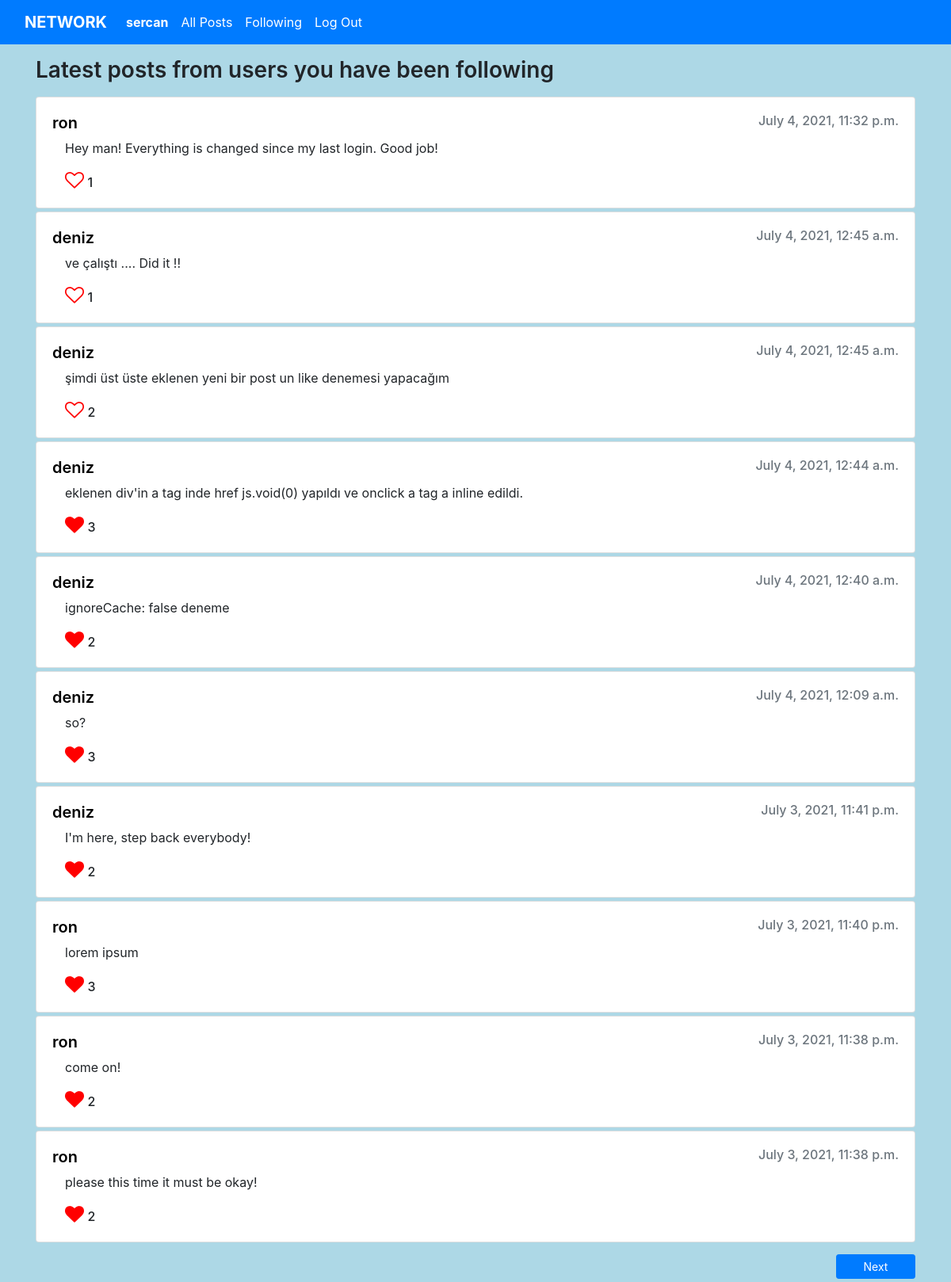
Page /following (signed in) on the committed database.
### network/models.py (models this page shows)
class User(AbstractUser):
    pass

class Post(models.Model):
    user = models.ForeignKey(User, on_delete=models.CASCADE)
    content = models.CharField(max_length=200)
    created = models.DateTimeField(default=datetime.now())
    updated = models.DateTimeField(default=datetime.now())

### network/views.py (the view)
# urls.py: path("following", views.following, name="following"),
@login_required
def following(request, page=1):
    user = request.user
    start = 0
    end = 0
    previous = 0
    if page == 1:
        start = 0
        end = 10
    else:
        end = page * 10
        start = end - 10
        previous = page - 1
    userFollowingUser_ids = Follow.objects.filter(user_id = user.id).values_list('followedUser', flat=True)
    followingsPosts = Post.objects.filter(user_id__in = userFollowingUser_ids).order_by('created').reverse()[start:end]
    postLikesTotal = {}
    userLikes = {}
    for p in followingsPosts:
        likes = Like.objects.filter(post_id = p.id)
        if likes:
            postLikesTotal[p.id] = len(likes)
        else:
            postLikesTotal[p.id] = 0
        userLike = Like.objects.filter(user_id = user.id).filter(post_id = p.id)
        if userLike:
            userLikes[p.id] = True
        else:
            userLikes[p.id] = False
    return render(request, "network/following.html", {
        "posts": followingsPosts,
        "postLikesTotal": postLikesTotal,
        "userLikes": userLikes,
        "next": page + 1,
        "previous": previous,
    })

### network/views.py (called while the page is built)
@register.filter
def get_item(dictionary, key):
    return dictionary.get(key)

### network/templates/network/following.html (shortened to what this page needs)
{% extends "network/layout.html" %}
{% load static %}
{% block body %}
{% if posts %}
<h3 class="mb-3 mt-3" style="font-weight: 600;">Latest posts from users you have been following</h3>
<section id="latestPostsSection">
    {% for p in posts %}
    <div class="card mb-1">
        <div class="card-body">
            <div style="display: flex; justify-content: space-between; vertical-align: middle;">
                <a href="{% url 'profile' p.user.id %}" style="text-decoration: none; color: black; margin: 0px; vertical-align: middle;">
                    <h5 class="card-title" style="font-weight: 600; margin: 0px;">{{ p.user.username }}</h5>
                </a>
                <h6 class="card-subtitle mb-2 text-muted" style="margin: 0px !important;">{{ p.created }}</h6>
            </div>
        <p class="card-text ml-3 mt-2">{{ p.content }}</p>
        <a href="javascript:void(0)" class="card-link ml-3">
            {% if userLikes|get_item:p.id %}
            <i class="fa fa-heart like" style="font-size:24px; color:red" data-postid="{{ p.id }}"></i>
            {% else %}
            <i class="fa fa-heart-o like" style="font-size:24px; color:red" data-postid="{{ p.id }}"></i>
            {% endif %}
            </a>
            {% if postLikesTotal|length > 0 %}
                <p style="font-weight: 500; display: inline;" id="{{ p.id }}">{{ postLikesTotal|get_item:p.id }}</p>
            {%endif%}
        </div>
    </div>
    {% endfor %}
</section>
<div style="margin-top: 15px; margin-bottom: 50px;">
    {% if not posts|length < 10 %}
    <a href="{% url 'following' next %}" class="btn btn-sm btn-primary" style="width: 100px; float:right;">Next</a>
    {% endif %}
</div>
{% else %}
  <div>No posts.</div>
{% endif %}
{% endblock %}

### network/templates/network/layout.html (shortened to what this page needs)
{% load static %}
<!DOCTYPE html>
<html lang="en">
    <head>
        <link rel="stylesheet" href="https://stackpath.bootstrapcdn.com/bootstrap/4.4.1/css/bootstrap.min.css">
        <link rel="stylesheet" href="https://cdnjs.cloudflare.com/ajax/libs/font-awesome/4.7.0/css/font-awesome.min.css">
        <link href="{% static 'network/styles.css' %}" rel="stylesheet">
    </head>
    <body style="background-color:lightblue;">
        <nav class="navbar navbar-expand-lg navbar-dark bg-primary">
            <div class="container-fluid">
                <a class="navbar-brand" href="/" style="font-weight: 700;">NETWORK</a>
                <div class="collapse navbar-collapse" id="navbarSupportedContent">
                    <ul class="navbar-nav me-auto mb-2 mb-lg-0">
                        {% if user.is_authenticated %}
                            <li class="nav-item">
                                <a class="nav-link" href="{% url 'profile' user.id %}" style="color:white"><strong>{{ user.username }}</strong></a>
                            </li>
                        {% endif %}
                        <li class="nav-item">
                        <a class="nav-link" href="{% url 'index' %}">All Posts</a>
                        </li>
                        {% if user.is_authenticated %}
                            <li class="nav-item">
                                <a class="nav-link" href="{% url 'following' %}">Following</a>
                            </li>
                            <li class="nav-item">
                                <a class="nav-link" href="{% url 'logout' %}">Log Out</a>
                            </li>
                        {% endif %}
                    </ul>
                </div>
            </div>
          </nav>
        <div class="body">
            <div class="container">
                {% block body %}
                {% endblock %}
            </div>
        </div>
    </body>
</html>

### network/static/network/styles.css (style rules this page uses)
.nav-link { color:white !important; }

### rows in the picture
User: username "sercan"
Post: user.username "ron", created "July 4, 2021, 11:32 p.m.", content "Hey man! Everything is changed since my last login. Good job!", id "1"
Post: user.username "deniz", created "July 4, 2021, 12:45 a.m.", content "ve çalıştı .... Did it !!", id "1"
Post: user.username "deniz", created "July 4, 2021, 12:45 a.m.", content "şimdi üst üste eklenen yeni bir post un like denemesi yapacağım", id "2"
Post: user.username "deniz", created "July 4, 2021, 12:44 a.m.", content "eklenen div'in a tag inde href js.void(0) yapıldı ve onclick a tag a inline edildi.", id "3"
Post: user.username "deniz", created "July 4, 2021, 12:40 a.m.", content "ignoreCache: false deneme", id "2"
Post: user.username "deniz", created "July 4, 2021, 12:09 a.m.", content "so?", id "3"
Post: user.username "deniz", created "July 3, 2021, 11:41 p.m.", content "I'm here, step back everybody!", id "2"
Post: user.username "ron", created "July 3, 2021, 11:40 p.m.", content "lorem ipsum", id "3"
Post: user.username "ron", created "July 3, 2021, 11:38 p.m.", content "come on!", id "2"
Post: user.username "ron", created "July 3, 2021, 11:38 p.m.", content "please this time it must be okay!", id "2"
